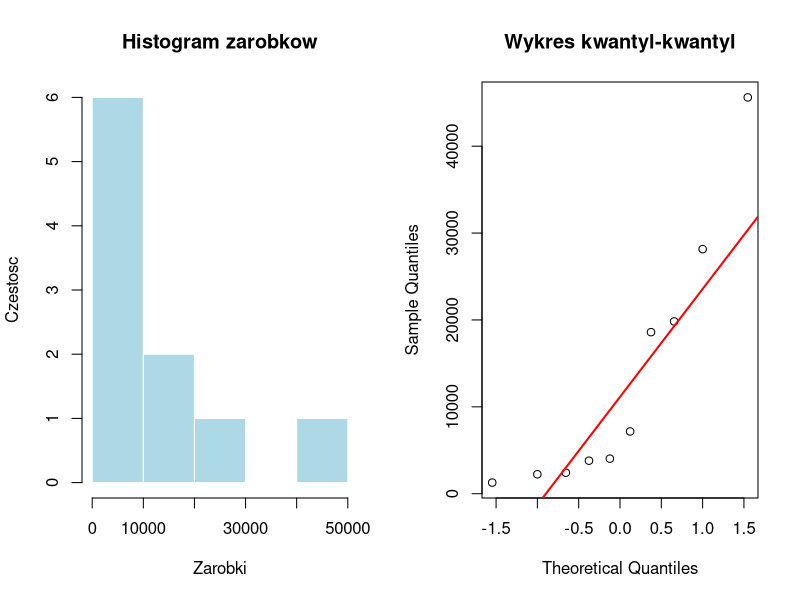

Here is the R script that generated this plot:
set.seed(155231) # ustawiam aby wyniki moje ze sprawozdania pokrywaly
                 # sie z tym jak Pan odpali program

zarobki = c(45617, 7166, 18594, 2236, 1278, 19828, 4033, 28151 , 2414, 3800) # zarobki studentow
n = length(zarobki) # liczba proby
srednia = mean(zarobki) # srednia z proby



#A 
# znamy odchylenie standardowe, rozklad normalny

od_populacji = 15000 

oblicz_Z = function(poziomUfnosci){
  alpha = 1 - poziomUfnosci
  zScore = qnorm(1 - alpha/2) # wartosc krytyczna
  blad = od_populacji / sqrt(n) # blad standardowy sredniej
  
  marginesBledu = zScore * blad # margines bledu
  dolnaGranica = srednia - marginesBledu
  gornaGranica = srednia + marginesBledu
  
  return(c(dolnaGranica, gornaGranica))
}

ci_90_Z = oblicz_Z(0.90)
ci_95_Z = oblicz_Z(0.95)


#B
# nieznane odchylenie standardowe, rozklad t-studenta, n < 30

od_probki = sd(zarobki) # odchylenie standardowe z proby

oblicz_t = function(poziomUfnosci){
  alpha = 1 - poziomUfnosci
  df = n - 1 # stopnie swobody
  tScore = qt(1 - alpha/2, df) # wartosc krytyczna
  blad = od_probki / sqrt(n) # blad standardowy
  
  marginesBledu = tScore * blad
  dolnaGranica = srednia - marginesBledu
  gornaGranica = srednia + marginesBledu
  
  return(c(dolnaGranica, gornaGranica))
}

ci_90_t = oblicz_t(0.90)
ci_95_t = oblicz_t(0.95)


#C
# Bootstrap

par(mfrow = c(1, 2)) # ustawienie okna aby pokazac 2 wykresy obok siebie 

hist(zarobki, 
     main = "Histogram zarobkow", 
     xlab = "Zarobki", 
     ylab = "Czestosc",
     col = "lightblue", 
     border = "white",
     breaks = 5)

qqnorm(zarobki, main = "Wykres kwantyl-kwantyl")
qqline(zarobki, col = "red", lwd = 2)
# punkty na wykresie kwantyl-kwantyl odstaja od czerwonej linii, moze to
# sugerowac, ze dane nie maja rozkladu normalnego, wystepuja wartosci odstajace




par(mfrow = c(1, 1)) 

B = 10000 # liczba powtorzen

bootstrapSrednie = replicate(B, {
  probkaBoot = sample(zarobki, size = n, replace = TRUE) 
  mean(probkaBoot) 
})

ci_90_boot = quantile(bootstrapSrednie, probs = c(0.05, 0.95))
ci_95_boot = quantile(bootstrapSrednie, probs = c(0.025, 0.975))



formatuj_przedzial = function(przedzial) {
  sprintf("[%.2f, %.2f]", przedzial[1], przedzial[2])
}



cat(sprintf("Srednia z probki: %.2f\n", srednia))
cat(sprintf("Odch. std. z probki: %.2f\n\n", od_probki))

cat("Metoda A (Z-test, znane σ = 15000):\n")
cat("  90% CI:", formatuj_przedzial(ci_90_Z), "\n")
cat("  95% CI:", formatuj_przedzial(ci_95_Z), "\n\n")

cat("Metoda B (t-studenta, nieznane σ):\n")
cat("  90% CI:", formatuj_przedzial(ci_90_t), "\n")
cat("  95% CI:", formatuj_przedzial(ci_95_t), "\n\n")

cat("Metoda C (Bootstrap, percentylowy):\n")
cat("  90% CI:", formatuj_przedzial(ci_90_boot), "\n")
cat("  95% CI:", formatuj_przedzial(ci_95_boot), "\n")